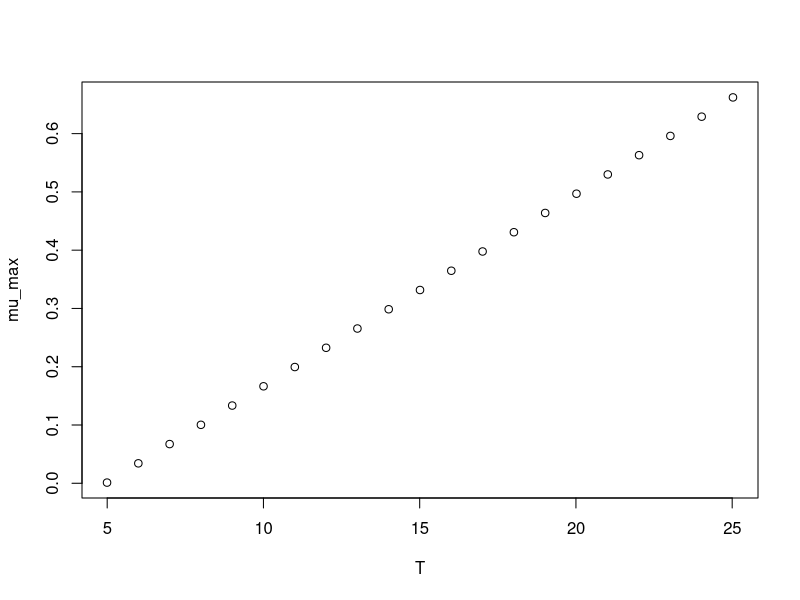

Recreate this plot in R.
#############################
# start of Parameter script
#############################
T <- seq(4.995004995005,25.025,length.out=21)
#############################
# end of Parameter script
#############################
############################# 
# start of Model script Gropin ID 258 
#############################
 
# constant coefficients for this model
 
variables <- data.frame(T)
argumentsPar <- expand.grid(variables)
 
# heart of the model
response_surface <- function(T) {
   mumax <-0.033*(T-4.96)

return(mumax=mumax)
} 

# output parameters
mumax <- cbind(argumentsPar,response_surface(argumentsPar['T']))
colnames(mumax) <- c(colnames(argumentsPar),'mumax')
#############################
# End of Model script
#############################
############################# 
# start of Visualisation script Gropin ID 258 
#############################
plot(T,mumax$mumax,
                          xlab='T',
                          ylab='mu_max')
#############################
# End of Visualisation script
#############################
